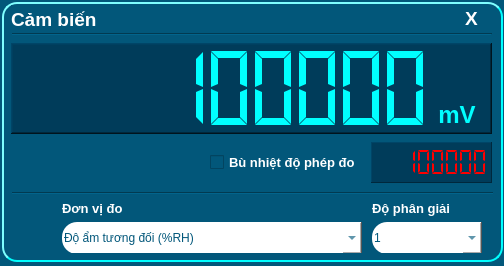
<?xml version="1.0" encoding="UTF-8"?>
<ui version="4.0">
 <class>WidSensorDisplayDigital</class>
 <widget class="QWidget" name="WidSensorDisplayDigital">
  <property name="windowModality">
   <enum>Qt::WindowModal</enum>
  </property>
  <property name="geometry">
   <rect>
    <x>0</x>
    <y>0</y>
    <width>504</width>
    <height>266</height>
   </rect>
  </property>
  <property name="minimumSize">
   <size>
    <width>504</width>
    <height>266</height>
   </size>
  </property>
  <property name="maximumSize">
   <size>
    <width>504</width>
    <height>266</height>
   </size>
  </property>
  <property name="windowTitle">
   <string>Form</string>
  </property>
  <property name="styleSheet">
   <string notr="true">QWidget{
background-color: rgb(2,87, 122);
}</string>
  </property>
  <widget class="QFrame" name="frame">
   <property name="geometry">
    <rect>
     <x>2</x>
     <y>2</y>
     <width>501</width>
     <height>260</height>
    </rect>
   </property>
   <property name="styleSheet">
    <string notr="true">QFrame#frame{
background-color: rgb(2,87, 122);
border: none;
border-color: rgb(0, 255, 255);
border-style: outset;
border-width: 2px;
border-radius: 15px;
}</string>
   </property>
   <property name="frameShape">
    <enum>QFrame::StyledPanel</enum>
   </property>
   <property name="frameShadow">
    <enum>QFrame::Raised</enum>
   </property>
   <widget class="Line" name="line_2">
    <property name="geometry">
     <rect>
      <x>10</x>
      <y>24</y>
      <width>480</width>
      <height>16</height>
     </rect>
    </property>
    <property name="orientation">
     <enum>Qt::Horizontal</enum>
    </property>
   </widget>
   <widget class="QToolButton" name="toolButton_cancel">
    <property name="geometry">
     <rect>
      <x>444</x>
      <y>4</y>
      <width>51</width>
      <height>25</height>
     </rect>
    </property>
    <property name="font">
     <font>
      <pointsize>14</pointsize>
      <weight>75</weight>
      <bold>true</bold>
     </font>
    </property>
    <property name="styleSheet">
     <string notr="true">QToolButton{
color: rgb(255, 255, 255);
background-color: transparent;
border: none;
border-style: outset;
border-width: 0px;
border-radius: 5px;
}
QToolButton:hover{
background-color: rgb(25, 149, 173);
color: rgb(255, 255, 255);
}</string>
    </property>
    <property name="text">
     <string>X</string>
    </property>
   </widget>
   <widget class="QLCDNumber" name="lcdNumber_Value">
    <property name="geometry">
     <rect>
      <x>9</x>
      <y>41</y>
      <width>481</width>
      <height>91</height>
     </rect>
    </property>
    <property name="styleSheet">
     <string notr="true">background-color: rgb(0, 60, 90);
color: rgb(0, 255, 255);</string>
    </property>
    <property name="frameShape">
     <enum>QFrame::WinPanel</enum>
    </property>
    <property name="lineWidth">
     <number>1</number>
    </property>
    <property name="smallDecimalPoint">
     <bool>false</bool>
    </property>
    <property name="digitCount">
     <number>8</number>
    </property>
    <property name="mode">
     <enum>QLCDNumber::Dec</enum>
    </property>
    <property name="segmentStyle">
     <enum>QLCDNumber::Flat</enum>
    </property>
    <property name="value" stdset="0">
     <double>12345678.000000000000000</double>
    </property>
    <property name="intValue" stdset="0">
     <number>12345678</number>
    </property>
   </widget>
   <widget class="QLabel" name="label_Name">
    <property name="geometry">
     <rect>
      <x>9</x>
      <y>3</y>
      <width>431</width>
      <height>28</height>
     </rect>
    </property>
    <property name="font">
     <font>
      <family>Arial</family>
      <pointsize>14</pointsize>
      <weight>75</weight>
      <bold>true</bold>
     </font>
    </property>
    <property name="styleSheet">
     <string notr="true">color: rgb(255, 255, 255);</string>
    </property>
    <property name="text">
     <string>Cảm biến</string>
    </property>
   </widget>
   <widget class="QLabel" name="label_UnitSymbol">
    <property name="geometry">
     <rect>
      <x>420</x>
      <y>100</y>
      <width>70</width>
      <height>26</height>
     </rect>
    </property>
    <property name="font">
     <font>
      <pointsize>18</pointsize>
      <weight>75</weight>
      <bold>true</bold>
     </font>
    </property>
    <property name="styleSheet">
     <string notr="true">background-color: transparent;
color: rgb(0, 255, 255);</string>
    </property>
    <property name="text">
     <string>mV</string>
    </property>
    <property name="alignment">
     <set>Qt::AlignCenter</set>
    </property>
   </widget>
   <widget class="QLCDNumber" name="lcdNumber_temperature">
    <property name="geometry">
     <rect>
      <x>369</x>
      <y>140</y>
      <width>121</width>
      <height>41</height>
     </rect>
    </property>
    <property name="styleSheet">
     <string notr="true">color: rgb(255, 0, 0);
background-color: rgb(0, 60, 90);</string>
    </property>
    <property name="frameShape">
     <enum>QFrame::Panel</enum>
    </property>
    <property name="lineWidth">
     <number>1</number>
    </property>
    <property name="smallDecimalPoint">
     <bool>false</bool>
    </property>
    <property name="digitCount">
     <number>8</number>
    </property>
    <property name="segmentStyle">
     <enum>QLCDNumber::Flat</enum>
    </property>
    <property name="value" stdset="0">
     <double>12345678.000000000000000</double>
    </property>
    <property name="intValue" stdset="0">
     <number>12345678</number>
    </property>
   </widget>
   <widget class="QCheckBox" name="checkBox_tempature">
    <property name="geometry">
     <rect>
      <x>208</x>
      <y>150</y>
      <width>151</width>
      <height>21</height>
     </rect>
    </property>
    <property name="font">
     <font>
      <pointsize>10</pointsize>
      <weight>75</weight>
      <bold>true</bold>
     </font>
    </property>
    <property name="styleSheet">
     <string notr="true">color: rgb(255, 255, 255);</string>
    </property>
    <property name="text">
     <string>Bù nhiệt độ phép đo</string>
    </property>
    <property name="iconSize">
     <size>
      <width>16</width>
      <height>16</height>
     </size>
    </property>
   </widget>
   <widget class="QFrame" name="frame_parameter">
    <property name="geometry">
     <rect>
      <x>10</x>
      <y>190</y>
      <width>481</width>
      <height>61</height>
     </rect>
    </property>
    <property name="styleSheet">
     <string notr="true">background-color: rgb(2,87, 122);</string>
    </property>
    <property name="frameShape">
     <enum>QFrame::NoFrame</enum>
    </property>
    <property name="frameShadow">
     <enum>QFrame::Raised</enum>
    </property>
    <widget class="Line" name="line">
     <property name="geometry">
      <rect>
       <x>0</x>
       <y>0</y>
       <width>500</width>
       <height>3</height>
      </rect>
     </property>
     <property name="orientation">
      <enum>Qt::Horizontal</enum>
     </property>
    </widget>
    <widget class="QComboBox" name="comboBox_unit">
     <property name="geometry">
      <rect>
       <x>50</x>
       <y>30</y>
       <width>300</width>
       <height>32</height>
      </rect>
     </property>
     <property name="font">
      <font>
       <pointsize>10</pointsize>
       <weight>75</weight>
       <italic>true</italic>
       <bold>true</bold>
      </font>
     </property>
     <property name="layoutDirection">
      <enum>Qt::LeftToRight</enum>
     </property>
     <property name="styleSheet">
      <string notr="true">QComboBox{
color: rgb(2, 87, 122);
background-color: rgb(255, 255, 255);
border: none;
border-style: outset;
border-width: 0px;
border-top-left-radius: 15px;
border-bottom-left-radius: 15px;
}

QComboBox::drop-down{
width: 20;
}
QComboBox:hover{
background-color: rgb(25, 149, 173);
color: rgb(255, 255, 255);
}</string>
     </property>
     <property name="editable">
      <bool>true</bool>
     </property>
     <item>
      <property name="text">
       <string>Độ ẩm tương đối (%RH)</string>
      </property>
     </item>
     <item>
      <property name="text">
       <string>Độ ẩm tuyệt đối (g/m3)</string>
      </property>
     </item>
    </widget>
    <widget class="QLabel" name="label_11">
     <property name="geometry">
      <rect>
       <x>50</x>
       <y>6</y>
       <width>71</width>
       <height>20</height>
      </rect>
     </property>
     <property name="font">
      <font>
       <pointsize>10</pointsize>
       <weight>75</weight>
       <bold>true</bold>
      </font>
     </property>
     <property name="styleSheet">
      <string notr="true">color: rgb(255, 255, 255);</string>
     </property>
     <property name="text">
      <string>Đơn vị đo</string>
     </property>
    </widget>
    <widget class="QComboBox" name="comboBox_resolution">
     <property name="geometry">
      <rect>
       <x>360</x>
       <y>30</y>
       <width>110</width>
       <height>32</height>
      </rect>
     </property>
     <property name="font">
      <font>
       <pointsize>10</pointsize>
       <weight>75</weight>
       <italic>true</italic>
       <bold>true</bold>
      </font>
     </property>
     <property name="layoutDirection">
      <enum>Qt::LeftToRight</enum>
     </property>
     <property name="styleSheet">
      <string notr="true">QComboBox{
color: rgb(2, 87, 122);
background-color: rgb(255, 255, 255);
border: none;
border-style: outset;
border-width: 0px;
border-top-left-radius: 15px;
border-bottom-left-radius: 15px;
}
QComboBox::drop-down{
width: 20;
}
QComboBox:hover{
background-color: rgb(25, 149, 173);
color: rgb(255, 255, 255);
}</string>
     </property>
     <property name="editable">
      <bool>true</bool>
     </property>
     <item>
      <property name="text">
       <string>1</string>
      </property>
     </item>
     <item>
      <property name="text">
       <string>0.1</string>
      </property>
     </item>
     <item>
      <property name="text">
       <string>0.01</string>
      </property>
     </item>
     <item>
      <property name="text">
       <string>0.001</string>
      </property>
     </item>
    </widget>
    <widget class="QLabel" name="label_12">
     <property name="geometry">
      <rect>
       <x>360</x>
       <y>6</y>
       <width>91</width>
       <height>21</height>
      </rect>
     </property>
     <property name="font">
      <font>
       <pointsize>10</pointsize>
       <weight>75</weight>
       <bold>true</bold>
      </font>
     </property>
     <property name="styleSheet">
      <string notr="true">color: rgb(255, 255, 255);</string>
     </property>
     <property name="text">
      <string>Độ phân giải</string>
     </property>
    </widget>
   </widget>
  </widget>
 </widget>
 <tabstops>
  <tabstop>toolButton_cancel</tabstop>
 </tabstops>
 <resources/>
 <connections/>
</ui>
